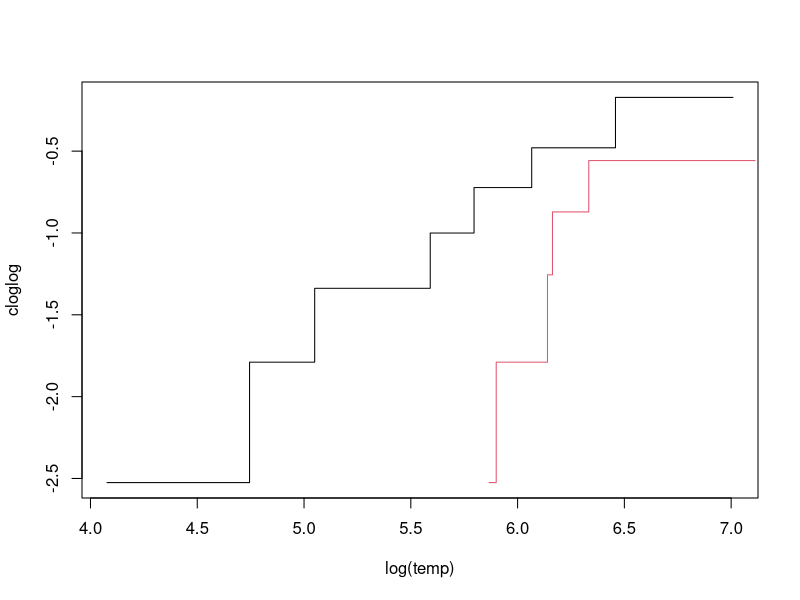

Source code (R):
# required_attributes: futime, fustat,rx
# Testing the weibull assumption:
# The estimated log log lines in the graph produced should be roughly
# straight if the Weibull model is appropriate.
library("survival")
m=1
ovarian.survfit<-survfit(Surv(ovarian$futime, ovarian$fustat==1)~ovarian$rx,data=ovarian)
n=ovarian.survfit$strata[1]
temp<-ovarian.survfit$time[m:n]
cloglog=log(-log(ovarian.survfit$surv[m:n]))
plot(log(temp), cloglog, type ="s")
m=n+1
n=n+ovarian.survfit$strata[2]
temp=ovarian.survfit$time[m:n]
cloglog=log(-log(ovarian.survfit$surv[m:n]))
lines(log(temp),cloglog,type="s",col=2)